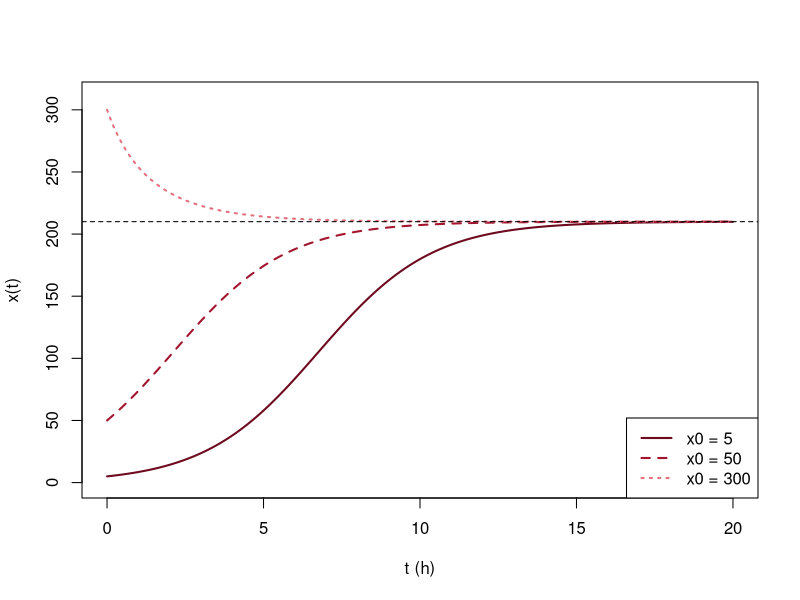

This chart was generated by the following R code:
# Fig. 3.12: Logistic growth of yeast (book, Section 3.2, Eq. 3.19 and 3.20)
# dx/dt = r (1 - x/K) x with r = 0.55 per hour, K = 210 (million cells per ml); solution x(t) = x0 K / (x0 + (K - x0) e^(-rt))
# (c) 2026 Philipp Kügler · Program for the book "Dynamical Systems in the Life Sciences" · MIT License (see LICENSE)
r <- 0.55; K <- 210
x <- function(t, x0) x0 * K / (x0 + (K - x0) * exp(-r * t))
t <- seq(0, 20, length.out = 300)
rot <- c(rgb(0.43, 0.04, 0.12), rgb(0.64, 0.08, 0.18), rgb(0.89, 0.44, 0.49))
x0s <- c(5, 50, 300)
plot(NULL, xlim = c(0, 20), ylim = c(0, 310), xlab = "t (h)", ylab = "x(t)")
for (i in 1:3) {
  lines(t, x(t, x0s[i]), lty = i, col = rot[i], lwd = 2)
  cat(sprintf("x0 = %3d: x(5) = %6.2f,  x(20) = %6.2f\n", x0s[i], x(5, x0s[i]), x(20, x0s[i])))
}
abline(h = K, lty = 2)
legend("bottomright", legend = sprintf("x0 = %d", x0s), col = rot, lty = 1:3, lwd = 2)
